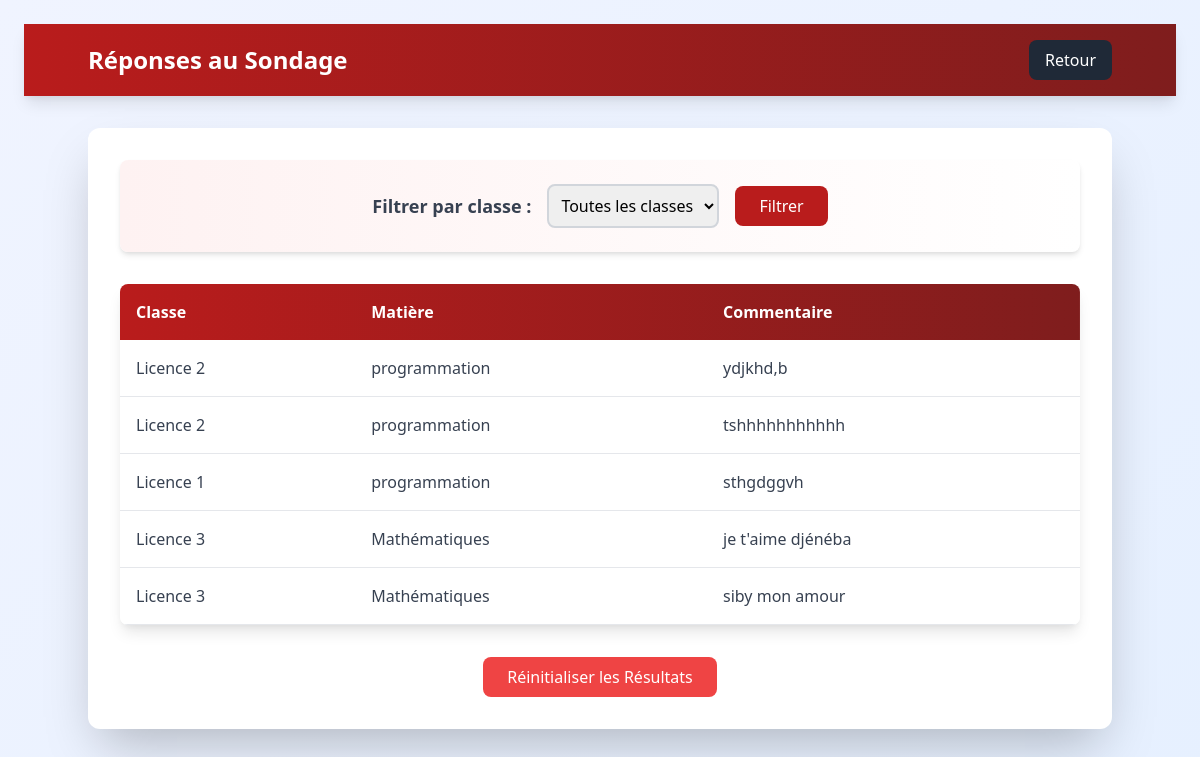
Before: /show_table with the older database file.
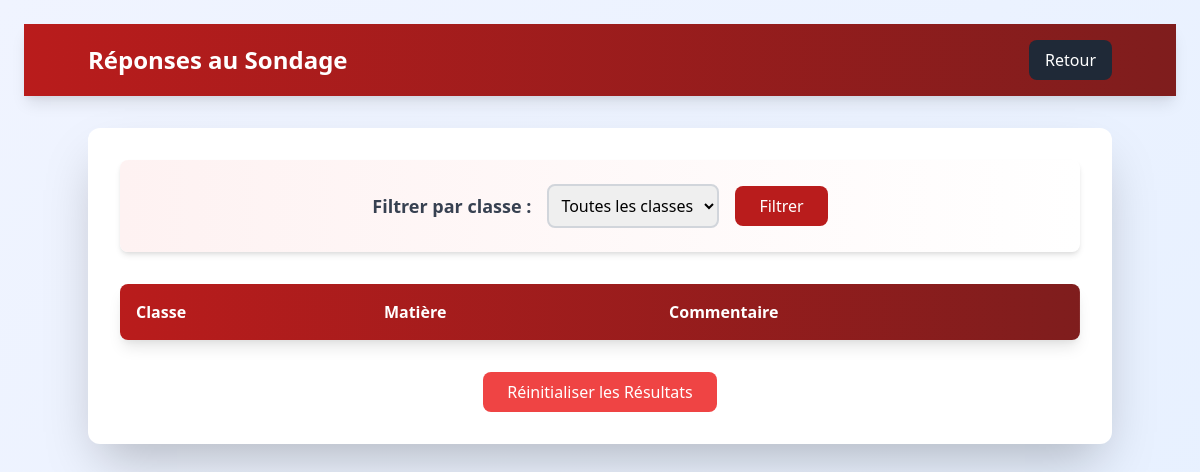
After: the same page with the newer database file.
### app.py (models this page shows)
class SurveyResponse(db.Model):
    id = db.Column(db.Integer, primary_key=True)
    filiere_name = db.Column(db.String(20), nullable=False, default='I')
    class_name = db.Column(db.String(50), nullable=False)
    subject_name = db.Column(db.String(50), nullable=False)
    involvement = db.Column(db.Integer, nullable=False)
    initial_knowledge = db.Column(db.Integer, nullable=False)
    current_knowledge = db.Column(db.Integer, nullable=False)
    professor_motivation = db.Column(db.Integer, nullable=False)
    tools_methodology = db.Column(db.Integer, nullable=False)
    examples_exercises = db.Column(db.Integer, nullable=False)
    explanations_clarity = db.Column(db.Integer, nullable=False)
    practical_skills = db.Column(db.String(3), nullable=False)
    course_organization = db.Column(db.String(3), nullable=False)
    schedule_organization = db.Column(db.Integer, nullable=False, default=0)
    infrastructure_quality = db.Column(db.Integer, nullable=False, default=0)
    overall_satisfaction = db.Column(db.Integer, nullable=False)
    feedback = db.Column(db.String(500), nullable=True)

### app.py (the view)
@app.route('/show_table', methods=['GET'])
def show_table():
    class_name = request.args.get('class_name', None)
    filiere_name = request.args.get('filiere_name', None)
    if class_name and filiere_name:
        survey_responses = SurveyResponse.query.filter_by(class_name=class_name, filiere_name=filiere_name).all()
    elif class_name:
        survey_responses = SurveyResponse.query.filter_by(class_name=class_name).all()
    elif filiere_name:
        survey_responses = SurveyResponse.query.filter_by(filiere_name=filiere_name).all()
    else:
        survey_responses = SurveyResponse.query.all()
    return render_template('show_table.html', survey_responses=survey_responses)

### templates/show_table.html (shortened to what this page needs)
<!DOCTYPE html>
<html lang="fr">
<head>
    <link rel="stylesheet" href="https://cdnjs.cloudflare.com/ajax/libs/tailwindcss/2.2.19/tailwind.min.css">
</head>
<body class="bg-gray-50 min-h-screen p-6">
    <nav class="bg-gradient-to-r from-red-700 to-red-900 p-4 text-white mb-8 shadow-lg">
        <div class="container mx-auto flex justify-between items-center">
            <h1 class="text-2xl font-bold">Réponses au Sondage</h1>
            <a href="{{ url_for('admin') }}" class="bg-gray-800 px-4 py-2 rounded-lg hover:bg-gray-700 transition transform hover:scale-105">
                Retour
            </a>
        </div>
    </nav>
    <div class="container mx-auto bg-white rounded-xl shadow-2xl p-8">
        <div class="mb-8 bg-gradient-to-r from-red-50 to-rose-50 p-6 rounded-lg shadow-md">
            <form method="GET" action="{{ url_for('show_table') }}" class="flex flex-col md:flex-row items-center justify-center space-y-4 md:space-y-0 md:space-x-4">
                <label for="class_name" class="text-lg font-semibold text-gray-700">Filtrer par classe :</label>
                <select name="class_name" id="class_name" class="p-2 border-2 border-gray-300 rounded-lg focus:border-red-500 focus:ring-2 focus:ring-red-200 transition w-full md:w-auto">
                    <option value="">Toutes les classes</option>
                </select>
                <button type="submit" class="bg-red-700 text-white px-6 py-2 rounded-lg hover:bg-red-800 transition transform hover:scale-105">
                    Filtrer
                </button>
            </form>
        </div>
        <div class="overflow-x-auto rounded-lg shadow-lg">
            <table class="w-full bg-white">
                <thead class="bg-gradient-to-r from-red-700 to-red-900 text-white">
                    <tr>
                        <th class="p-4 text-left font-bold">Classe</th>
                        <th class="p-4 text-left font-bold">Matière</th>
                        <th class="p-4 text-left font-bold">Commentaire</th>
                    </tr>
                </thead>
                <tbody>
                    {% for response in survey_responses %}
                    <tr class="table-row border-b border-gray-200 hover:bg-gray-50">
                        <td class="p-4 text-gray-700">{{ response.class_name }}</td>
                        <td class="p-4 text-gray-700">{{ response.subject_name }}</td>
                        <td class="p-4 text-gray-700">{{ response.feedback }}</td>
                    </tr>
                    {% endfor %}
                </tbody>
            </table>
        </div>
        <div class="mt-8 text-center">
            <form action="{{ url_for('reset_survey_responses') }}" method="post" onsubmit="return confirm('Êtes-vous sûr de vouloir réinitialiser tous les résultats ? Cette action est irréversible.')">
                <button type="submit" class="reset-button bg-red-500 text-white px-6 py-2 rounded-lg hover:bg-red-600 transition transform hover:scale-105">
                    Réinitialiser les Résultats
                </button>
            </form>
        </div>
    </div>
</body>
</html>

### templates/show_table.html (style rules this page uses)
body { background: linear-gradient(135deg, #f0f4ff, #e6f0ff); }

Changed rows visible on the page:
removed SurveyResponse: class_name "Licence 2", subject_name "programmation", feedback "ydjkhd,b"
removed SurveyResponse: class_name "Licence 2", subject_name "programmation", feedback "tshhhhhhhhhhh"
removed SurveyResponse: class_name "Licence 1", subject_name "programmation", feedback "sthgdggvh"
removed SurveyResponse: class_name "Licence 3", subject_name "Mathématiques", feedback "je t'aime djénéba"
removed SurveyResponse: class_name "Licence 3", subject_name "Mathématiques", feedback "siby mon amour"
